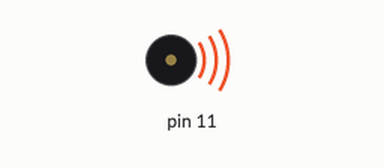
Recording of a sketch running on a simulated Arduino Uno, built with avr-gcc and run on an emulated ATmega328P. On the bench: buzzer (waves = sounding).

Above: at 0.6 s.
At 3.6 s:
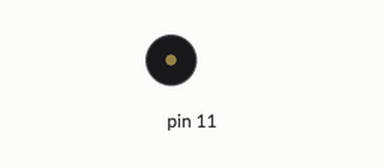
Timing chart, 0 to 5.1 s (numbered marks = the images above):
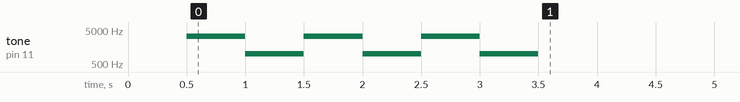

The sketch:

too.ino
```cpp
//#include "pitches.h"

void setup() {
    delay(500);
    tone(11, 3300);

    delay(500);
    tone(11, 1000);

    delay(500);
    tone(11, 3300);

    delay(500);
    tone(11, 1000);

    delay(500);
    tone(11, 3300);

    delay(500);
    tone(11, 1000);

    delay(500);
    // stop the tone playing:
    noTone(11);
}

void loop() {
  // no need to repeat the melody.
}
```
